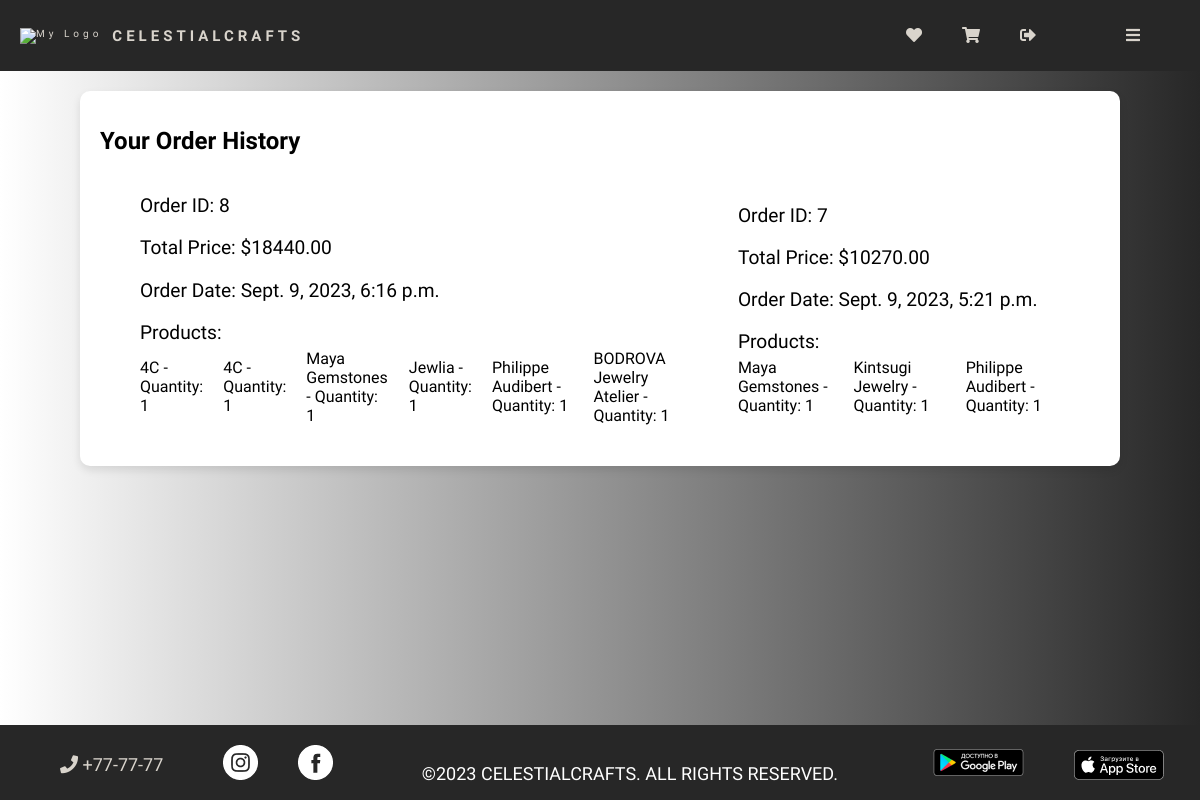
/shop/orders/ (signed in), run on the app's committed database.
### shop/models.py (models this page shows, shortened)
class Order(models.Model):
    user = models.ForeignKey(User, on_delete=models.CASCADE)
    items = models.ManyToManyField(CartItem)
    total_price = models.DecimalField(max_digits=10, decimal_places=2)
    created_at = models.DateTimeField(auto_now_add=True)

class OrderItem(models.Model):
    order = models.ForeignKey(Order, on_delete=models.CASCADE)
    product = models.ForeignKey(Product, on_delete=models.CASCADE)
    quantity = models.PositiveIntegerField()

class Product(models.Model):
    category = models.ForeignKey(Category, on_delete=models.CASCADE)
    name = models.CharField(max_length=200)
    description = models.TextField()
    price = models.DecimalField(max_digits=10, decimal_places=2)
    image = models.ImageField(upload_to='shop/images')

### shop/views.py (the view)
# urls.py: path('orders/', views.view_orders, name='view_orders'),
@login_required
def view_orders(request):
    orders = Order.objects.filter(user=request.user).order_by('-created_at')
    return render(request, 'shop/orders.html', {'orders': orders})

### shop/templates/shop/orders.html
{% extends 'shop/base.html' %}
{% block content %}
  <div class="order-history-container">
    <h1 class="order-history-heading">Your Order History</h1>
    {% if orders %}
      <ul class="order-list-orders">
        {% for order in orders %}
          <li class="order-item">
            <div class="order-details">
              <p class="order-info">Order ID: {{ order.id }}</p>
              <p class="order-info">Total Price: ${{ order.total_price }}</p>
              <p class="order-info">Order Date: {{ order.created_at }}</p>
            </div>
            <div class="order-products">
              <p class="products-heading-order">Products:</p>
              <ul class="product-items-order">
                {% for item in order.orderitem_set.all %}
                  <li class="product-item-order">
                    {{ item.product.name }} - Quantity: {{ item.quantity }}
                  </li>
                {% endfor %}
              </ul>
            </div>
          </li>
        {% endfor %}
      </ul>
    {% else %}
      <p class="no-orders">You have no orders yet.</p>
    {% endif %}
  </div>
{% endblock %}

### shop/static/css/style.css (style rules this page uses)
body { font-family: 'Forum', sans-serif; margin: 0; padding: 0; background: linear-gradient(to right, #fff, #272727); }
ul { list-style: none; display: flex; align-items: center; }
li { margin-right: 20px; }
.order-history-container { max-width: 1000px; margin: 0 auto; padding: 20px; background-color: #fff; border-radius: 10px; box-shadow: 0px 4px 8px rgba(0, 0, 0, 0.1); }
.order-history-heading { font-size: 1.5em; margin-bottom: 20px; }
.order-details .order-info { font-size: 1.2em; margin-bottom: 10px; }
.products-heading-order { font-size: 1.2em; margin-bottom: 5px; }
.product-items-order { list-style: none; padding: 0; }
.product-item-order { font-size: 1em; margin-bottom: 5px; }

### data on the page
Order: id "8", total_price "18440.00", created_at "Sept. 9, 2023, 6:16 p.m."
OrderItem: product.name "4C", quantity "1"
OrderItem: product.name "4C", quantity "1"
OrderItem: product.name "Maya Gemstones", quantity "1"
OrderItem: product.name "Jewlia", quantity "1"
OrderItem: product.name "Philippe Audibert", quantity "1"
OrderItem: product.name "BODROVA Jewelry Atelier", quantity "1"
Order: id "7", total_price "10270.00", created_at "Sept. 9, 2023, 5:21 p.m."
OrderItem: product.name "Maya Gemstones", quantity "1"
OrderItem: product.name "Kintsugi Jewelry", quantity "1"
OrderItem: product.name "Philippe Audibert", quantity "1"
